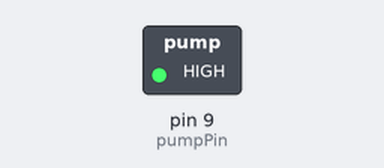
A sketch run on a simulated Arduino Uno, built with avr-gcc and run on an emulated ATmega328P. On the bench: switched loads named in the sketch (green lamp = pin HIGH).

Above: at 2.5 s.
At 7.5 s:
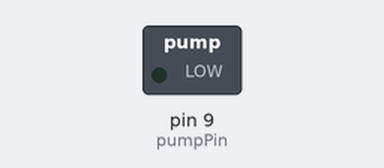
Timing chart, 0 to 13.0 s (numbered marks = the images above):
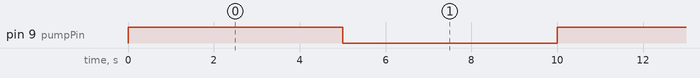

Measured:
- by itself, pin 9 (pumpPin): alternates HIGH for 5.0 s and LOW for 5.0 s

The sketch:

sketch_mar18a.ino
```cpp
// Define the pins
const int pumpPin = 9;   // the pin connected to the water pump

void setup() {
  // Initialize the pump pin as an output
  pinMode(pumpPin, OUTPUT);
}

void loop() {
  // Turn on the pump for 5 seconds
  digitalWrite(pumpPin, HIGH);
  delay(5000);

  // Turn off the pump for 5 seconds
  digitalWrite(pumpPin, LOW);
  delay(5000);
}
```
